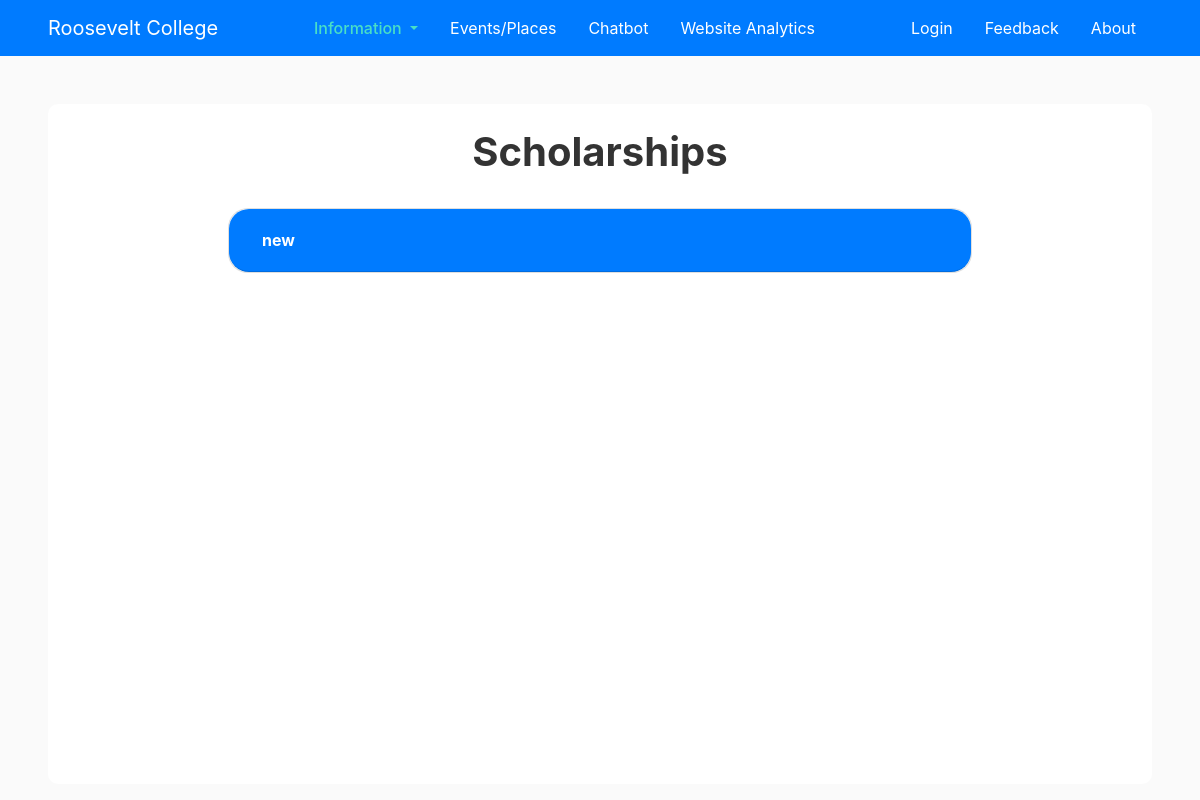
/scholarships/, run on an earlier commit of the app's database.
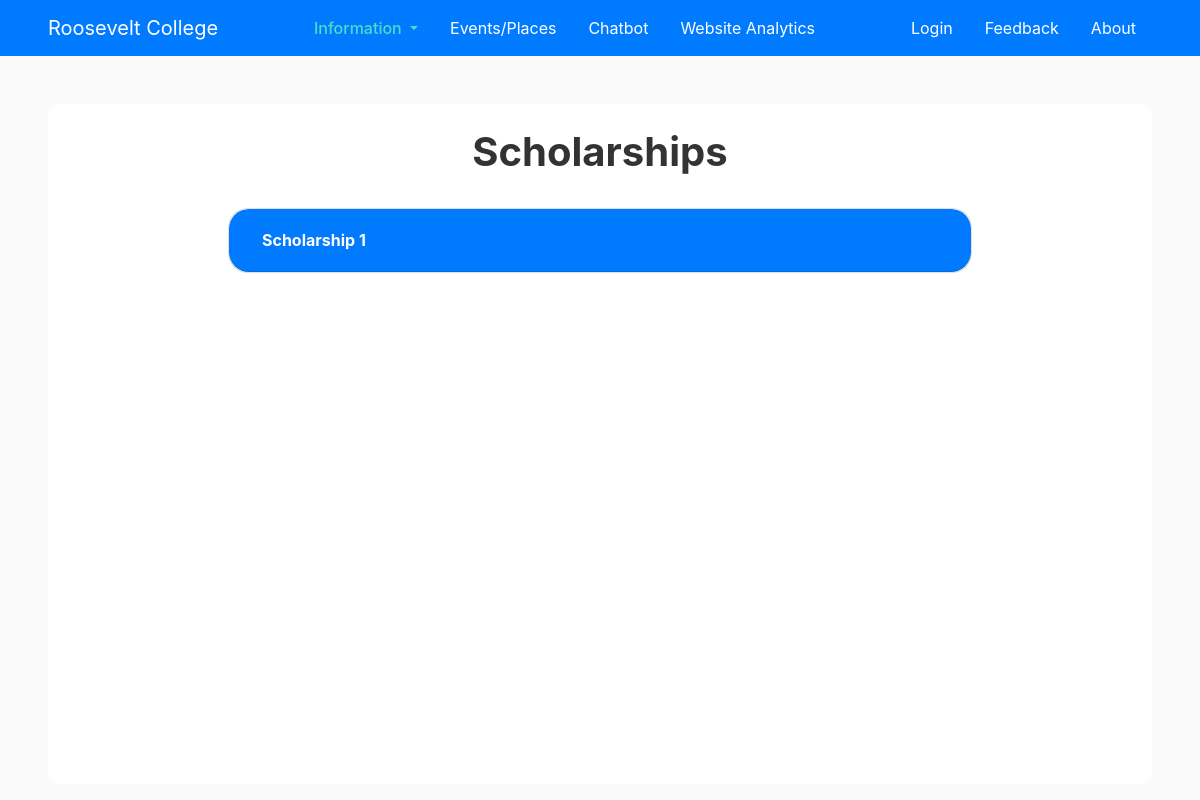
And on a later commit of the database.
### information/models.py (models this page shows, shortened)
class Scholarships(models.Model):
    schoolid = models.TextField()
    scholarship_name = models.TextField(default='')
    description = models.TextField(default='')
    last_updated = models.DateTimeField(default=timezone.now)

### information/views.py (the view)
# urls.py: path('scholarships/', information_views.scholarship_list, name='scholarships'),
def scholarship_list(request):
	context = {
		'title': 'Scholarships',
		'scholarships': Scholarships.objects.all(),
		'toggles': Toggles.objects.get(school_name="Roosevelt College Marikina")
	}
	return render(request, 'information/scholarships.html', context)

### information/templates/information/scholarships.html (shortened to what this page needs)
{% extends "main/base.html" %}
{% block content %}
<div class="infobox">
	<h1 class="d-flex justify-content-center"><b>Scholarships</b></h1>
	<div id="accordion" class="infolist">
		{% for scholarship in scholarships %}
		<div class="card mb-3">
		  <div class="card-header" id="heading{{ scholarship.id }}">
			<h5 class="mb-0 d-flex">
			<button class="btn btn-link text-white" data-toggle="collapse" data-target="#collapse{{ scholarship.id }}" aria-expanded="true" aria-controls="collapseOne">
				<b>{{ scholarship.scholarship_name }}</b>
			</button>
			</h5>
		  </div>
		</div>
		{% endfor %}
	</div>
</div>
{% endblock content %}

What changed in the data, as far as the page shows it:
changed Scholarships: scholarship_name "new" → "Scholarship 1"
